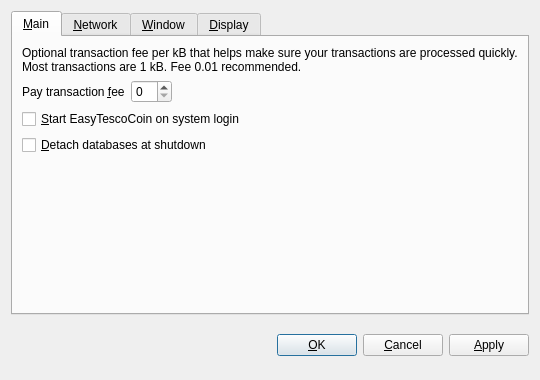
<?xml version="1.0" encoding="UTF-8"?>
<ui version="4.0">
 <class>OptionsDialog</class>
 <widget class="QDialog" name="OptionsDialog">
  <property name="geometry">
   <rect>
    <x>0</x>
    <y>0</y>
    <width>540</width>
    <height>380</height>
   </rect>
  </property>
  <property name="windowTitle">
   <string>Options</string>
  </property>
  <property name="modal">
   <bool>true</bool>
  </property>
  <layout class="QVBoxLayout" name="verticalLayout">
   <item>
    <widget class="QTabWidget" name="tabWidget">
     <property name="tabPosition">
      <enum>QTabWidget::North</enum>
     </property>
     <property name="currentIndex">
      <number>0</number>
     </property>
     <widget class="QWidget" name="tabMain">
      <attribute name="title">
       <string>&amp;Main</string>
      </attribute>
      <layout class="QVBoxLayout" name="verticalLayout_Main">
       <item>
        <widget class="QLabel" name="transactionFeeInfoLabel">
         <property name="text">
          <string>Optional transaction fee per kB that helps make sure your transactions are processed quickly. Most transactions are 1 kB. Fee 0.01 recommended.</string>
         </property>
         <property name="textFormat">
          <enum>Qt::PlainText</enum>
         </property>
         <property name="wordWrap">
          <bool>true</bool>
         </property>
        </widget>
       </item>
       <item>
        <layout class="QHBoxLayout" name="horizontalLayout_Main">
         <item>
          <widget class="QLabel" name="transactionFeeLabel">
           <property name="text">
            <string>Pay transaction &amp;fee</string>
           </property>
           <property name="textFormat">
            <enum>Qt::PlainText</enum>
           </property>
           <property name="buddy">
            <cstring>transactionFee</cstring>
           </property>
          </widget>
         </item>
         <item>
          <widget class="BitcoinAmountField" name="transactionFee"/>
         </item>
         <item>
          <spacer name="horizontalSpacer_Main">
           <property name="orientation">
            <enum>Qt::Horizontal</enum>
           </property>
           <property name="sizeHint" stdset="0">
            <size>
             <width>40</width>
             <height>20</height>
            </size>
           </property>
          </spacer>
         </item>
        </layout>
       </item>
       <item>
        <widget class="QCheckBox" name="bitcoinAtStartup">
         <property name="toolTip">
          <string>Automatically start EasyTescoCoin after logging in to the system.</string>
         </property>
         <property name="text">
          <string>&amp;Start EasyTescoCoin on system login</string>
         </property>
        </widget>
       </item>
       <item>
        <widget class="QCheckBox" name="detachDatabases">
         <property name="toolTip">
          <string>Detach block and address databases at shutdown. This means they can be moved to another data directory, but it slows down shutdown. The wallet is always detached.</string>
         </property>
         <property name="text">
          <string>&amp;Detach databases at shutdown</string>
         </property>
        </widget>
       </item>
       <item>
        <spacer name="verticalSpacer_Main">
         <property name="orientation">
          <enum>Qt::Vertical</enum>
         </property>
         <property name="sizeHint" stdset="0">
          <size>
           <width>20</width>
           <height>40</height>
          </size>
         </property>
        </spacer>
       </item>
      </layout>
     </widget>
     <widget class="QWidget" name="tabNetwork">
      <attribute name="title">
       <string>&amp;Network</string>
      </attribute>
      <layout class="QVBoxLayout" name="verticalLayout_Network">
       <item>
        <widget class="QCheckBox" name="mapPortUpnp">
         <property name="toolTip">
          <string>Automatically open the EasyTescoCoin client port on the router. This only works when your router supports UPnP and it is enabled.</string>
         </property>
         <property name="text">
          <string>Map port using &amp;UPnP</string>
         </property>
        </widget>
       </item>
       <item>
        <widget class="QCheckBox" name="connectSocks">
         <property name="toolTip">
          <string>Connect to the EasyTescoCoin network through a SOCKS proxy (e.g. when connecting through Tor).</string>
         </property>
         <property name="text">
          <string>&amp;Connect through SOCKS proxy:</string>
         </property>
        </widget>
       </item>
       <item>
        <layout class="QHBoxLayout" name="horizontalLayout_Network">
         <item>
          <widget class="QLabel" name="proxyIpLabel">
           <property name="text">
            <string>Proxy &amp;IP:</string>
           </property>
           <property name="textFormat">
            <enum>Qt::PlainText</enum>
           </property>
           <property name="buddy">
            <cstring>proxyIp</cstring>
           </property>
          </widget>
         </item>
         <item>
          <widget class="QValidatedLineEdit" name="proxyIp">
           <property name="maximumSize">
            <size>
             <width>140</width>
             <height>16777215</height>
            </size>
           </property>
           <property name="toolTip">
            <string>IP address of the proxy (e.g. 127.0.0.1)</string>
           </property>
          </widget>
         </item>
         <item>
          <widget class="QLabel" name="proxyPortLabel">
           <property name="text">
            <string>&amp;Port:</string>
           </property>
           <property name="textFormat">
            <enum>Qt::PlainText</enum>
           </property>
           <property name="buddy">
            <cstring>proxyPort</cstring>
           </property>
          </widget>
         </item>
         <item>
          <widget class="QLineEdit" name="proxyPort">
           <property name="maximumSize">
            <size>
             <width>55</width>
             <height>16777215</height>
            </size>
           </property>
           <property name="toolTip">
            <string>Port of the proxy (e.g. 9050)</string>
           </property>
          </widget>
         </item>
         <item>
          <widget class="QLabel" name="socksVersionLabel">
           <property name="text">
            <string>SOCKS &amp;Version:</string>
           </property>
           <property name="textFormat">
            <enum>Qt::PlainText</enum>
           </property>
           <property name="buddy">
            <cstring>socksVersion</cstring>
           </property>
          </widget>
         </item>
         <item>
          <widget class="QValueComboBox" name="socksVersion">
           <property name="toolTip">
            <string>SOCKS version of the proxy (e.g. 5)</string>
           </property>
          </widget>
         </item>
         <item>
          <spacer name="horizontalSpacer_Network">
           <property name="orientation">
            <enum>Qt::Horizontal</enum>
           </property>
           <property name="sizeHint" stdset="0">
            <size>
             <width>40</width>
             <height>20</height>
            </size>
           </property>
          </spacer>
         </item>
        </layout>
       </item>
       <item>
        <spacer name="verticalSpacer_Network">
         <property name="orientation">
          <enum>Qt::Vertical</enum>
         </property>
         <property name="sizeHint" stdset="0">
          <size>
           <width>20</width>
           <height>40</height>
          </size>
         </property>
        </spacer>
       </item>
      </layout>
     </widget>
     <widget class="QWidget" name="tabWindow">
      <attribute name="title">
       <string>&amp;Window</string>
      </attribute>
      <layout class="QVBoxLayout" name="verticalLayout_Window">
       <item>
        <widget class="QCheckBox" name="minimizeToTray">
         <property name="toolTip">
          <string>Show only a tray icon after minimizing the window.</string>
         </property>
         <property name="text">
          <string>&amp;Minimize to the tray instead of the taskbar</string>
         </property>
        </widget>
       </item>
       <item>
        <widget class="QCheckBox" name="minimizeOnClose">
         <property name="toolTip">
          <string>Minimize instead of exit the application when the window is closed. When this option is enabled, the application will be closed only after selecting Quit in the menu.</string>
         </property>
         <property name="text">
          <string>M&amp;inimize on close</string>
         </property>
        </widget>
       </item>
       <item>
        <spacer name="verticalSpacer_Window">
         <property name="orientation">
          <enum>Qt::Vertical</enum>
         </property>
         <property name="sizeHint" stdset="0">
          <size>
           <width>20</width>
           <height>40</height>
          </size>
         </property>
        </spacer>
       </item>
      </layout>
     </widget>
     <widget class="QWidget" name="tabDisplay">
      <attribute name="title">
       <string>&amp;Display</string>
      </attribute>
      <layout class="QVBoxLayout" name="verticalLayout_Display">
       <item>
        <layout class="QHBoxLayout" name="horizontalLayout_1_Display">
         <item>
          <widget class="QLabel" name="langLabel">
           <property name="text">
            <string>User Interface &amp;language:</string>
           </property>
           <property name="textFormat">
            <enum>Qt::PlainText</enum>
           </property>
           <property name="buddy">
            <cstring>lang</cstring>
           </property>
          </widget>
         </item>
         <item>
          <widget class="QValueComboBox" name="lang">
           <property name="toolTip">
            <string>The user interface language can be set here. This setting will take effect after restarting EasyTescoCoin.</string>
           </property>
          </widget>
         </item>
        </layout>
       </item>
       <item>
        <layout class="QHBoxLayout" name="horizontalLayout_2_Display">
         <item>
          <widget class="QLabel" name="unitLabel">
           <property name="text">
            <string>&amp;Unit to show amounts in:</string>
           </property>
           <property name="textFormat">
            <enum>Qt::PlainText</enum>
           </property>
           <property name="buddy">
            <cstring>unit</cstring>
           </property>
          </widget>
         </item>
         <item>
          <widget class="QValueComboBox" name="unit">
           <property name="toolTip">
            <string>Choose the default subdivision unit to show in the interface and when sending coins.</string>
           </property>
          </widget>
         </item>
        </layout>
       </item>
       <item>
        <widget class="QCheckBox" name="displayAddresses">
         <property name="toolTip">
          <string>Whether to show EasyTescoCoin addresses in the transaction list.</string>
         </property>
         <property name="text">
          <string>&amp;Display addresses in transaction list</string>
         </property>
        </widget>
       </item>
       <item>
        <widget class="QCheckBox" name="coinControlFeatures">
         <property name="toolTip">
          <string>Whether to show coin control features or not.</string>
         </property>
         <property name="text">
          <string>Display coin &amp;control features (experts only!)</string>
         </property>
        </widget>
       </item>
       <item>
        <spacer name="verticalSpacer_Display">
         <property name="orientation">
          <enum>Qt::Vertical</enum>
         </property>
         <property name="sizeHint" stdset="0">
          <size>
           <width>20</width>
           <height>40</height>
          </size>
         </property>
        </spacer>
       </item>
      </layout>
     </widget>
    </widget>
   </item>
   <item>
    <layout class="QHBoxLayout" name="horizontalLayout_Buttons">
     <item>
      <spacer name="horizontalSpacer_1">
       <property name="orientation">
        <enum>Qt::Horizontal</enum>
       </property>
       <property name="sizeHint" stdset="0">
        <size>
         <width>40</width>
         <height>48</height>
        </size>
       </property>
      </spacer>
     </item>
     <item>
      <widget class="QLabel" name="statusLabel">
       <property name="font">
        <font>
         <weight>75</weight>
         <bold>true</bold>
        </font>
       </property>
       <property name="text">
        <string/>
       </property>
       <property name="textFormat">
        <enum>Qt::PlainText</enum>
       </property>
       <property name="wordWrap">
        <bool>true</bool>
       </property>
      </widget>
     </item>
     <item>
      <spacer name="horizontalSpacer_2">
       <property name="orientation">
        <enum>Qt::Horizontal</enum>
       </property>
       <property name="sizeHint" stdset="0">
        <size>
         <width>40</width>
         <height>48</height>
        </size>
       </property>
      </spacer>
     </item>
     <item>
      <widget class="QPushButton" name="okButton">
       <property name="text">
        <string>&amp;OK</string>
       </property>
      </widget>
     </item>
     <item>
      <widget class="QPushButton" name="cancelButton">
       <property name="text">
        <string>&amp;Cancel</string>
       </property>
       <property name="autoDefault">
        <bool>false</bool>
       </property>
      </widget>
     </item>
     <item>
      <widget class="QPushButton" name="applyButton">
       <property name="text">
        <string>&amp;Apply</string>
       </property>
       <property name="autoDefault">
        <bool>false</bool>
       </property>
      </widget>
     </item>
    </layout>
   </item>
  </layout>
 </widget>
 <customwidgets>
  <customwidget>
   <class>BitcoinAmountField</class>
   <extends>QSpinBox</extends>
   <header>bitcoinamountfield.h</header>
  </customwidget>
  <customwidget>
   <class>QValueComboBox</class>
   <extends>QComboBox</extends>
   <header>qvaluecombobox.h</header>
  </customwidget>
  <customwidget>
   <class>QValidatedLineEdit</class>
   <extends>QLineEdit</extends>
   <header>qvalidatedlineedit.h</header>
  </customwidget>
 </customwidgets>
 <resources/>
 <connections/>
</ui>
